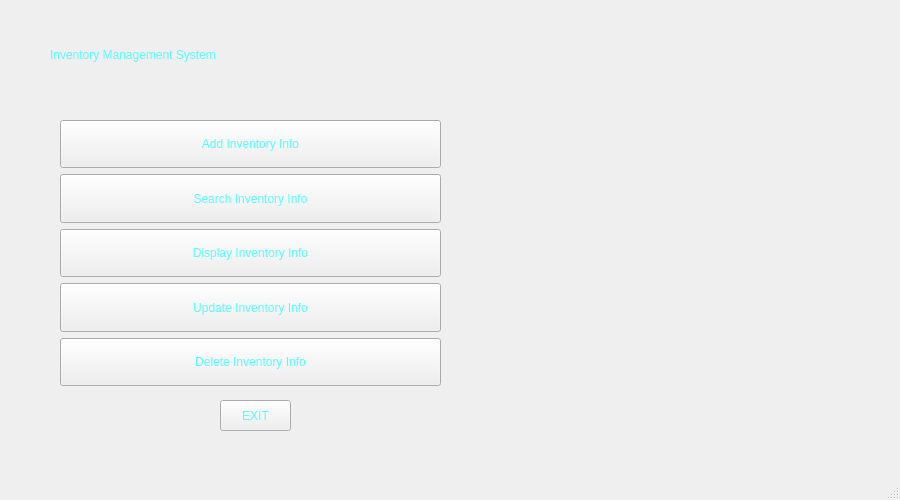
<?xml version="1.0" encoding="UTF-8"?>
<ui version="4.0">
 <class>MainWindow</class>
 <widget class="QMainWindow" name="MainWindow">
  <property name="geometry">
   <rect>
    <x>0</x>
    <y>0</y>
    <width>900</width>
    <height>500</height>
   </rect>
  </property>
  <property name="minimumSize">
   <size>
    <width>900</width>
    <height>500</height>
   </size>
  </property>
  <property name="maximumSize">
   <size>
    <width>900</width>
    <height>500</height>
   </size>
  </property>
  <property name="windowTitle">
   <string>MainWindow</string>
  </property>
  <property name="autoFillBackground">
   <bool>false</bool>
  </property>
  <property name="styleSheet">
   <string notr="true">background-image: url(:/Database/background.jpg);
font: 75 10pt &quot;MS Shell Dlg 2&quot;;
color: rgb(170, 0, 0);</string>
  </property>
  <widget class="QWidget" name="centralwidget">
   <widget class="QLabel" name="label">
    <property name="geometry">
     <rect>
      <x>50</x>
      <y>20</y>
      <width>700</width>
      <height>70</height>
     </rect>
    </property>
    <property name="styleSheet">
     <string notr="true">font: 28pt &quot;Dutch801 XBd BT&quot;;
color: rgb(85, 255, 255)</string>
    </property>
    <property name="text">
     <string>Inventory Management System</string>
    </property>
   </widget>
   <widget class="QWidget" name="layoutWidget">
    <property name="geometry">
     <rect>
      <x>60</x>
      <y>120</y>
      <width>381</width>
      <height>266</height>
     </rect>
    </property>
    <layout class="QVBoxLayout" name="verticalLayout">
     <item>
      <widget class="QPushButton" name="pushButton">
       <property name="sizePolicy">
        <sizepolicy hsizetype="Preferred" vsizetype="Preferred">
         <horstretch>0</horstretch>
         <verstretch>0</verstretch>
        </sizepolicy>
       </property>
       <property name="styleSheet">
        <string notr="true">font: 75 16pt &quot;Microsoft YaHei&quot;;
color: rgb(85, 255, 255)</string>
       </property>
       <property name="text">
        <string>Add Inventory Info</string>
       </property>
      </widget>
     </item>
     <item>
      <widget class="QPushButton" name="pushButton_retrive">
       <property name="sizePolicy">
        <sizepolicy hsizetype="Preferred" vsizetype="Preferred">
         <horstretch>0</horstretch>
         <verstretch>0</verstretch>
        </sizepolicy>
       </property>
       <property name="styleSheet">
        <string notr="true">font: 75 16pt &quot;Microsoft YaHei&quot;;
color: rgb(85, 255, 255)</string>
       </property>
       <property name="text">
        <string>Search Inventory Info</string>
       </property>
      </widget>
     </item>
     <item>
      <widget class="QPushButton" name="pushButton_showAll">
       <property name="sizePolicy">
        <sizepolicy hsizetype="Preferred" vsizetype="Preferred">
         <horstretch>0</horstretch>
         <verstretch>0</verstretch>
        </sizepolicy>
       </property>
       <property name="styleSheet">
        <string notr="true">font: 75 16pt &quot;Microsoft YaHei&quot;;
color: rgb(85, 255, 255)</string>
       </property>
       <property name="text">
        <string>Display Inventory Info</string>
       </property>
      </widget>
     </item>
     <item>
      <widget class="QPushButton" name="pushButton_modify">
       <property name="sizePolicy">
        <sizepolicy hsizetype="Preferred" vsizetype="Preferred">
         <horstretch>0</horstretch>
         <verstretch>0</verstretch>
        </sizepolicy>
       </property>
       <property name="styleSheet">
        <string notr="true">font: 75 16pt &quot;Microsoft YaHei&quot;;
color: rgb(85, 255, 255)</string>
       </property>
       <property name="text">
        <string>Update Inventory Info</string>
       </property>
      </widget>
     </item>
     <item>
      <widget class="QPushButton" name="pushButton_5">
       <property name="sizePolicy">
        <sizepolicy hsizetype="Preferred" vsizetype="Preferred">
         <horstretch>0</horstretch>
         <verstretch>0</verstretch>
        </sizepolicy>
       </property>
       <property name="styleSheet">
        <string notr="true">font: 75 16pt &quot;Microsoft YaHei&quot;;
color: rgb(85, 255, 255)

</string>
       </property>
       <property name="text">
        <string>Delete Inventory Info</string>
       </property>
      </widget>
     </item>
    </layout>
   </widget>
   <widget class="QPushButton" name="pushButton_2">
    <property name="geometry">
     <rect>
      <x>220</x>
      <y>400</y>
      <width>71</width>
      <height>31</height>
     </rect>
    </property>
    <property name="styleSheet">
     <string notr="true">font: 20pt &quot;Impact&quot;;
color: rgb(85, 255, 255)</string>
    </property>
    <property name="text">
     <string>EXIT</string>
    </property>
   </widget>
  </widget>
  <widget class="QStatusBar" name="statusbar"/>
 </widget>
 <resources/>
 <connections/>
</ui>
